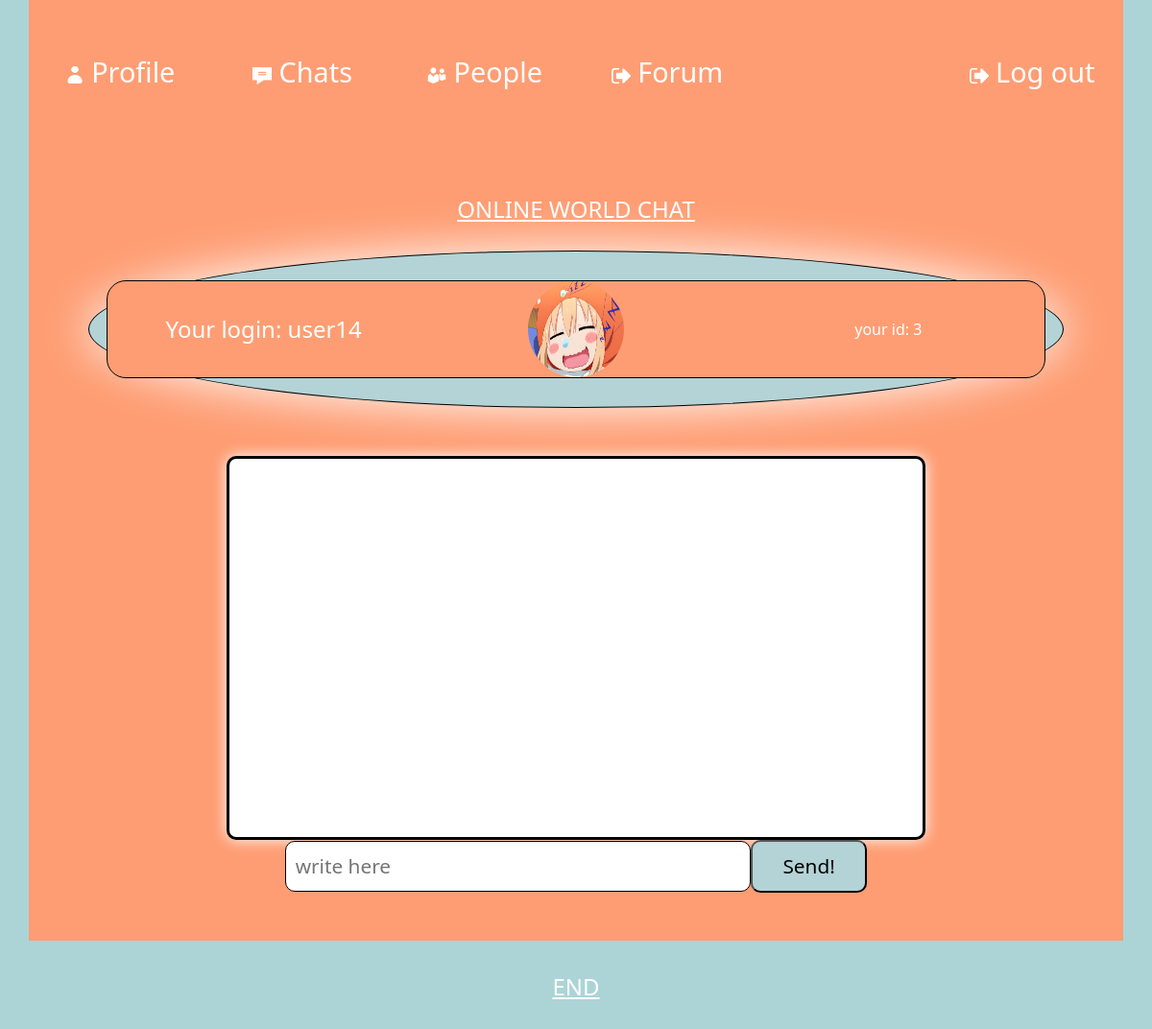
Screenshot of /mainpage.php?id=3 (signed in) with the database file from the repository.
### tables this page shows
CREATE TABLE `users` (
  `id` int(11) UNSIGNED NOT NULL,
  `login` varchar(32) NOT NULL,
  `password` varchar(32) NOT NULL,
  `email` varchar(32) NOT NULL,
  `active` tinyint(1) NOT NULL DEFAULT 0,
  `friends` tinyint(1) NOT NULL DEFAULT 0,
  `user_img` varchar(1000) NOT NULL DEFAULT 'uploads/default.png',
  `time_create` timestamp NOT NULL DEFAULT current_timestamp(),
  `ban` tinyint(1) NOT NULL DEFAULT 0,
  `role` int(3) NOT NULL DEFAULT 0
);

### mainpage.php (the view, shortened to what this page needs)
<!DOCTYPE html>
<html>
<head>
    <link href="styles/mainstyle.css" rel="stylesheet" type="text/css" >
    <link href="https://cdn.jsdelivr.net/npm/bootstrap@5.1.3/dist/css/bootstrap.min.css" rel="stylesheet">
</head>
<body style="background-color: #B4D3D6;">
  <?php
    include "connect.php";
    if (!$_SESSION['user']) {
      header("Location: index.php"); exit;
      $_SESSION['message'] = 'Error 0: Sign in please!';
    }
    else{
            ?>
            <div id="ex0" class="container-fluid">
              <div id="ex1" class="container-fluid">
                <div id="ex2" class="container-sm">
                  <div id="ex3" class="row">
                    <span id="nav1" class="col-sm-2  text-center my-auto">
                      <a class="navigations" value="Profile" href="profile.php?id=<?php echo $_SESSION['user']['id']?>"><img src="images/user.png" class="logos"> Profile</a>
                    </span>
                    <span id="nav2" class="col-sm-2 text-center my-auto">
                      <a class="navigations" value="Profile" href="mainpage.php?id=<?php echo $_SESSION['user']['id']?>"><img src="images/message.png" class="logos1"> Chats</a>
                    </span>
                    <span id="nav3" class="col-sm-2 text-center my-auto">
                      <a class="navigations" value="Profile" href="friends.php?id=<?php echo $_SESSION['user']['id']?>"><img src="images/friends.png" class="logos1"> People</a>
                    </span>
                    <span id="nav4" class="col-sm-2 text-center my-auto">
                      <a class="navigations" value="Profile" href="forum.php?id=<?php echo $_SESSION['user']['id']?>"><img src="images/logout.png" class="logos1"> Forum</a>
                    </span>
                    <span id="nav4" class="col-sm-2 text-center my-auto">
                      <a class="navigations" value="Profile" href="logout.php?id=<?php echo $_SESSION['user']['id']?>"><img src="images/logout.png" class="logos1"> Log out</a>
                    </span>
                  </div>
                </div>
              </div>
              <div id="ex4" class="container-fluid">
                <div class="container bgcl2">
                  <div id="plable" class="text-center">ONLINE WORLD CHAT</div>
                          <?php
                            $result = mysqli_query($sql, "SELECT * FROM `users` WHERE id = '".$_GET['id']."' limit 1 ");
                            $user = mysqli_fetch_assoc($result);
                          ?>
                    <div class="row2 bgcls2">
                      <div class="row bgcl bgclx">
                          <div id="" class="col-sm-4 my-auto text-center">
                            <span class="my-auto txtsize">
                              <a href="profile.php?id=<?php echo $user['id']?>" class="click2x">Your login: <?php echo $user['login']?></a>
                            </span>
                          </div>
                          <div id="" class="col-sm-4 my-auto text-center">
                            <img id="avatar2" class="text-center" src="<?php echo $user['user_img'] ?>">
                          </div>
                          <div id="" class="col-sm-4 list my-auto text-center">
                            <span class="my-auto">your id: <?php echo $user['id']?></span>
                          </div>
                        </div>
                      </div>
                    <div class="container">
                      <div id="messages" class="container col-sm-8 center-block"></div>
                      <form id="smsform" action="javascript:send();" method="post" class="container col-sm-8 center-block">
                        <div class="row row3">
                          <div class="col-sm-1"></div>
                          <input id="sms" type="text" class="col-sm-8 my-auto" placeholder="write here" required>
                          <button id="smsbtn" type="submit" class="col-sm-2 my-auto">Send!</button>
                          <div class="col-sm-1"></div>
                        </div>
                      </form>
                    </div>
            </div>
</div>
              <div id="plable2" class="text-center">END</div>
            </div>
        <?php
        }
        ?>
</body>
</html>

### styles/mainstyle.css (style rules this page uses)
a { color: white; text-decoration: none; }
#ex0 { background-color: #ACD4D7; }
#ex1 { background-color: #ACD4D7; }
#ex3 { background-color:#FE9D73; height: 150px; }
.logos { width: 20px; height: 20px; padding-bottom: 2px; }
.logos1 { width: 20px; height: 20px; }
#avatar2 { width: 100px; height: 100px; border-radius: 50%; }
#messages { margin-top: 50px ; height: 400px; background-color: white; overflow-x: hidden; overflow-y: scroll; font-size: 1em; border-radius: 10px; box-shadow: 0 0 15px white; border: 3px solid black; }
#sms { margin-top: 20px; border-radius: 10px; border: 0; outline: #61c1d0; padding: 10px; font-size: 1.3em; border: 1px solid black; }
#smsbtn { border-radius: 10px; padding: 10px; font-size: 1.3em; background-color: #B4D3D6; color: black; }
.list { background-color:#FE9D73; }
.txtsize { font-size: 1.5em; }
.row2 { border-bottom: 1px solid #BE0032; padding: 30px; margin: 25px 50px 25px 50px; }
#ex4 { background-color: #ACD4D7; }
span { color: white; }
.bgcl { background-color: #FE9D73; border: 1px solid black; border-radius: 50%; }
.bgcls2 { background-color:#B4D3D6; border: 1px solid black; border-radius: 50%; box-shadow: 0 0 50px white; }
.bgclx { border-radius: 20px; }
.bgcl2 { background-color:#FE9D73; padding: 50px 0 50px 0; }
#plable { font-size: 1.5em; color: white; text-decoration: underline; }
#plable2 { font-size: 1.5em; color: white; text-decoration: underline; margin: 30px 0 0 0; padding-bottom: 30px; }
.navigations { text-decoration: none; color: white; padding: 2px; font-size: 1.8em; background-image: linear-gradient(currentColor, currentColor); background-position: 0% 100%; background-repeat: no-repeat; background-size: 0% 2px; transition: background-size 0.3s; }
.click2x { text-decoration: none; margin: 20px 0 0 0; color: white; border: none; font-size: 1em; height: 30px; background-image: linear-gradient(currentColor, currentColor); background-position: 0% 100%; background-repeat: no-repeat; background-size: 0% 2px; transition: background-size 0.3s; }

### rows the page displays
users: login "user14", user_img (picture), id "3"
